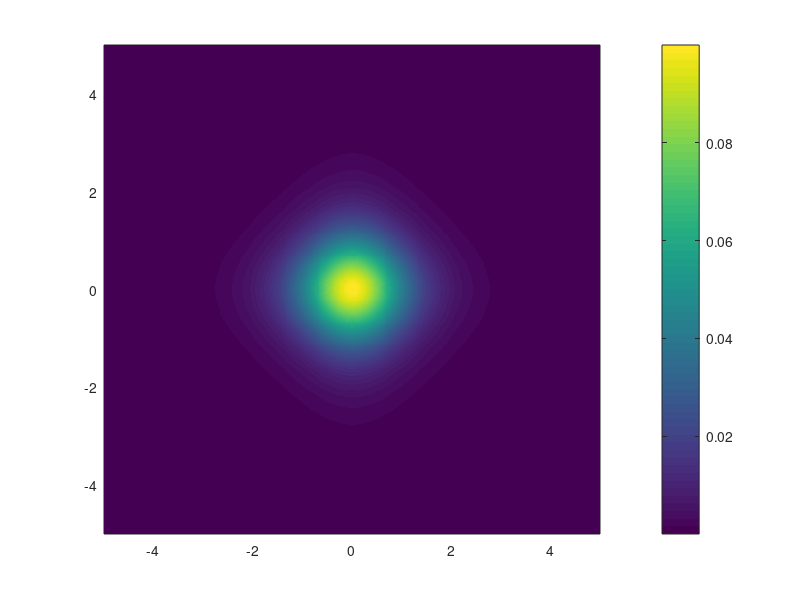

Write MATLAB code to recreate this figure.
%% QG 2 layer code part 1: Define domain and initial conditions
% Originally Created 4-3-2026 by Margaret Gregory
% Based on an Octave Code by Glenn Flierl

%% Define domain size and resolution + Time step size

r=0; %friction
rek=0; %friction associated with ekman

L=10; % X-domain width
W=L; % Y-domain width: can be set to not equal L

dt=1/32; % time step
tpl=1/dt;   % dictates steps between plots in actual time
tmax=2000; % time numerics run until


kappa=0;    %viscocity term-> when 0, no explicity viscosity. But there is some numerical dispersion    
nx=4*128;ny=4*128;  %Sets Horizontal resolution
dx=L/nx;    %X-grid spacing
dy=W/ny;    %Y-grid spacing

k0x=2*pi/L; %Now defining wavenumbers based on model resolution
k0y=2*pi/W;
[k,l]=meshgrid([0:nx/2,-nx/2+1:-1]*k0x,[0:ny/2,-ny/2+1:-1]*k0y);    % Wave number grid

[x,y]=meshgrid([1/2:1:nx]/nx*L-L/2,[1/2:1:ny]/ny*W-W/2); 


% del=10; %Ratio of layer depths
% Rd=1; % Rossby Radius of Deformation
F1=0; % F1=0 decouples layers. could be set to 1/Rd^2/(1+del);
F2=1; %could be set to F1*del

H1 = 1;
H2 = 9;

f=1;
g_prime = 1;
F1=f^2/(g_prime*H1);
F2=f^2/(g_prime*H2);

%% Background flow

U1=0;   %Background zonal velocity of the flow (Upper Layer)
U2=0;   %Background zonal velocity of the flow (Lower Layer)  

U1 = +0.1*exp(abs(x));
U2 = -0.01*exp(abs(x));

%% Set beta and internal deformation radii
beta1=0;% On f-plane so no beta in upper layer %Could be set to beta+F1*(U1-U2) with beta=1.728e-3  
%beta2=beta-F2*(U1-U2);  

% Topographic beta is important in bottom layer. Derivative of topography
% shows up in time evolution code
yy=y(:,1);
al=1; %Parameter that controls asymmetry of topography
Qy=sech(yy).^2.*(yy<=0)+sech(al*yy).^2.*(yy>0); %Gives tanh(y) topography.

%% Define Operators used in time stepping code
wv2=(k.*k+l.*l);    %k^2+l^2
det=wv2.*(wv2+F1+F2);
a11=-(wv2+F2)./det; %A matrix tranforms from q in wavenumber space to psi is wavenumber space
a12=-F1./det;
a21=-F2./det;
a22=-(wv2+F1)./det;

% Set first value to 0 in order to eliminate zero mode
a11(1,1)=0; 
a12(1,1)=0;
a21(1,1)=0;
a22(1,1)=0;

%% Define initial q fields

q1=0*x; % Assume PV in upper layer is zero
%q2=0*x; % Can change this is you start knowing the lower layer PV 

% NOTE: This code is written assuming that you know the 2D streamfunction in
% the lower layer

psi2=.1*sech(x).^2.*sech(y).^2; %You know this. Can specify an analytical form or numerical solution for psi2

psihat2=fft2(psi2); %Tranform psi2 into fourier space
qh2=-wv2.*psihat2-F2*(psihat2); %Calculate the lower layer PV (in spectral space) given psihat2 

% Plot psi2
figure;
p=pcolor(x,y,psi2);
colorbar
set(p, 'EdgeColor','none')


% NOW GO RUN QG_2_Layer_Time_Evolution.mat
